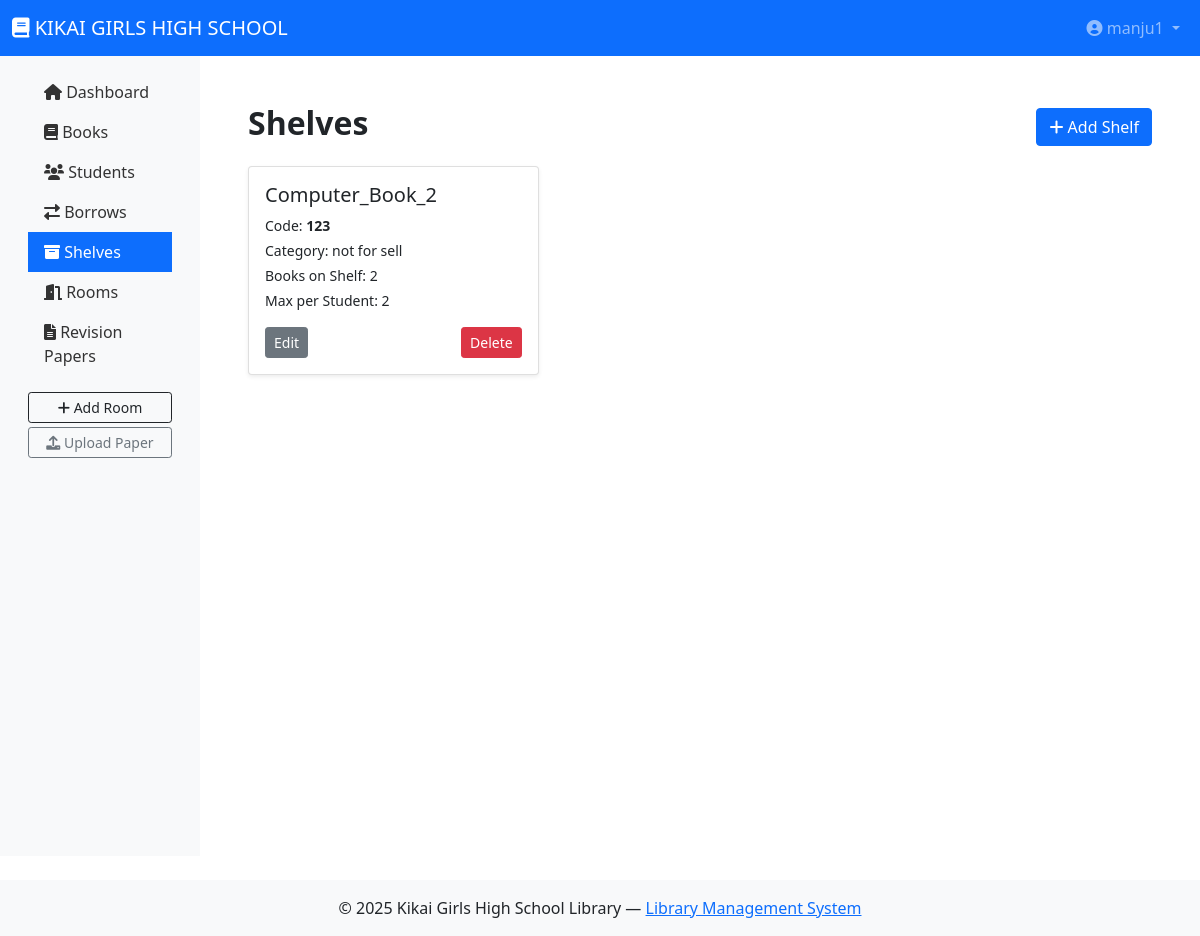
Screenshot of /library/shelves/ (signed in) with the database file from the repository.
### library/models.py (models this page shows, shortened)
class Shelf(models.Model):
    shelf_name = models.CharField(max_length=100, unique=True, null=True, blank=True)
    shelf_code = models.CharField(max_length=10, unique=True, null=True, blank=True)
    category = models.CharField(max_length=50, null=True, blank=True)
    form_class = models.CharField(max_length=50, null=True, blank=True, help_text="Form/class associated with this shelf.")  # New field
    shelf_count = models.PositiveIntegerField(default=0, editable=False)
    max_borrow_per_student = models.PositiveIntegerField(default=1, help_text="Maximum books a student can borrow from this shelf.")

### library/views.py (the view)
# urls.py: path('shelves/', views.shelf_list, name='shelf_list'),
@login_required
@user_passes_test(is_librarian)
def shelf_list(request):
    shelves = Shelf.objects.all()
    return render(request, 'books/shelf_list.html', {'shelves': shelves})

### library/views.py (called while the page is built)
def is_librarian(user):
    return user.is_authenticated and user.is_staff

### templates/books/shelf_list.html (shortened to what this page needs)
{% extends 'base.html' %}
{% block content %}
<div class="container mt-4">
  <div class="d-flex justify-content-between align-items-center mb-3 flex-wrap gap-2">
    <h2 class="fw-bold">Shelves</h2>
    <a href="{% url 'shelf_create' %}" class="btn btn-primary">
      <i class="fas fa-plus"></i> Add Shelf
    </a>
  </div>
  {% if shelves %}
  <div class="row g-3">
    {% for shelf in shelves %}
    <div class="col-sm-12 col-md-6 col-lg-4">
      <div class="card h-100 shadow-sm">
        <div class="card-body d-flex flex-column">
          <h5 class="card-title">{{ shelf.shelf_name }}</h5>
          <p class="card-text small mb-1">Code: <strong>{{ shelf.shelf_code }}</strong></p>
          <p class="card-text small mb-1">Category:
            {% if shelf.get_category_display %}
              {{ shelf.get_category_display }}
            {% else %}
              {{ shelf.category }}
            {% endif %}
          </p>
          <p class="card-text small mb-1">Books on Shelf: {{ shelf.books.count }}</p>
          <p class="card-text small mb-3">Max per Student: {{ shelf.max_borrow_per_student }}</p>
          <div class="mt-auto d-flex justify-content-between">
            <a href="{% url 'shelf_edit' shelf.pk %}" class="btn btn-sm btn-secondary">Edit</a>
            <a href="{% url 'shelf_delete' shelf.pk %}" class="btn btn-sm btn-danger" onclick="return confirm('Are you sure you want to delete this shelf?');">Delete</a>
          </div>
        </div>
      </div>
    </div>
    {% endfor %}
  </div>
  {% else %}
  <div class="alert alert-info text-center shadow-sm mt-4">
    No shelves have been added yet.
  </div>
  {% endif %}
</div>
{% endblock %}

### templates/base.html (shortened to what this page needs)
<!doctype html>
<html lang="en">
<head>
  <link href="https://cdn.jsdelivr.net/npm/bootstrap@5.1.3/dist/css/bootstrap.min.css" rel="stylesheet">
  <link href="https://cdnjs.cloudflare.com/ajax/libs/font-awesome/6.0.0/css/all.min.css" rel="stylesheet">
</head>
<body>
  {% if user.is_authenticated %}
  <nav class="navbar navbar-expand-lg navbar-dark bg-primary">
    <div class="container-fluid">
      <a class="navbar-brand" href="{% url 'dashboard' %}">
        <i class="fas fa-book"></i> KIKAI GIRLS HIGH SCHOOL
      </a>
      <div class="collapse navbar-collapse">
        <ul class="navbar-nav ms-auto">
          <li class="nav-item dropdown">
            <a class="nav-link dropdown-toggle" href="#" id="profileDropdown" role="button" data-bs-toggle="dropdown">
              <i class="fas fa-user-circle"></i> {{ user.username }}
            </a>
          </li>
        </ul>
      </div>
    </div>
  </nav>
  {% endif %}
  <div class="container-fluid">
    <div class="row">
      {% if user.is_authenticated %}
      <nav class="col-lg-2 d-none d-lg-block sidebar py-3">
        {% include 'includes/sidebar_links.html' %}
      </nav>
      {% endif %}
      <main class="{% if user.is_authenticated %}col-lg-10{% else %}col-12{% endif %} main-content">
        {% block content %}{% endblock %}
      </main>
    </div>
  </div>
  <footer class="bg-light text-center py-3 mt-4">
    © {% now "Y" %} Kikai Girls High School Library —
    <a href="#">Library Management System</a>
  </footer>
</body>
</html>

### templates/base.html (style rules this page uses)
.sidebar { background-color: #f8f9fa; min-height: 100vh; }
.main-content { padding: 1.5rem; }

### rows the page displays
Shelf: shelf_name "Computer_Book_2", shelf_code "123", category "not for sell", books.count "2", max_borrow_per_student "2"

### other values shown
{{ user.username }} "manju1"
